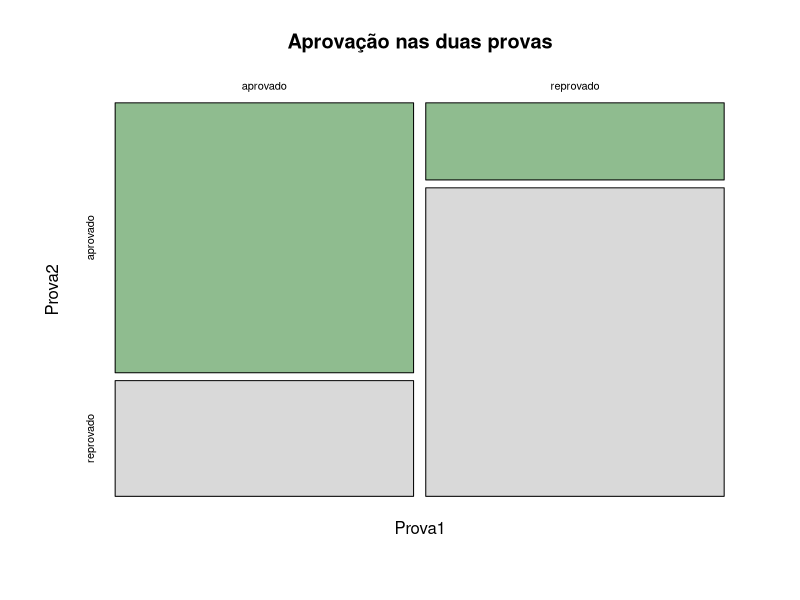

Write R code to recreate this figure.
# Correlação tetracórica: exemplo completo ----
# Pacote: psych. Instale uma única vez: install.packages("psych")
library(psych)

# 1. Dados: 200 alunos, aprovação (nota >= 60) em duas provas
tab <- matrix(c(70, 30,
                20, 80), nrow = 2, byrow = TRUE,
              dimnames = list(Prova1 = c("aprovado", "reprovado"),
                              Prova2 = c("aprovado", "reprovado")))
tab
prop.table(tab)

# 2. Correlação tetracórica (rho) e limiares (tau)
tetrachoric(tab)

# 3. Comparação com o coeficiente phi e a razão de chances
n11 <- tab[1, 1]; n10 <- tab[1, 2]; n01 <- tab[2, 1]; n00 <- tab[2, 2]
phi <- (n11 * n00 - n10 * n01) / sqrt((n11 + n10) * (n01 + n00) * (n11 + n01) * (n10 + n00))
rc  <- (n11 * n00) / (n10 * n01)
c(phi = phi, razao_de_chances = rc, aprox_cosseno = cos(pi / (1 + sqrt(rc))))

# 4. Teste de associação na tabela
chisq.test(tab, correct = FALSE)

# 5. Com dados brutos (uma linha por aluno, colunas 0/1), a chamada é a mesma
dados <- data.frame(p1 = rep(c(1, 1, 0, 0), c(n11, n10, n01, n00)),
                    p2 = rep(c(1, 0, 1, 0), c(n11, n10, n01, n00)))
tetrachoric(dados)

# 6. Gráfico da tabela
mosaicplot(tab, color = c("darkseagreen", "gray85"), main = "Aprovação nas duas provas")
